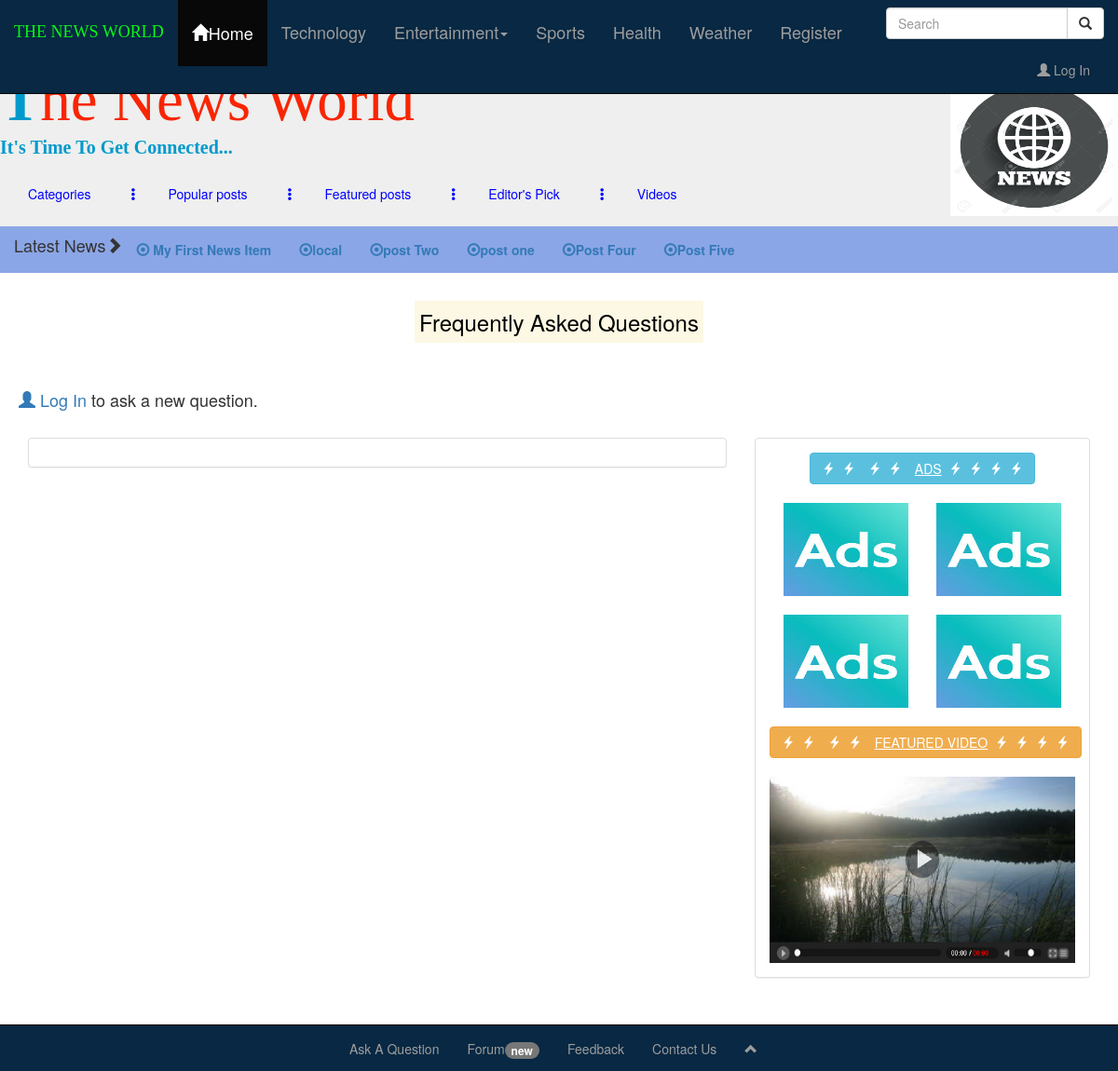
Before: /index.php/posts/questions with the older database file.
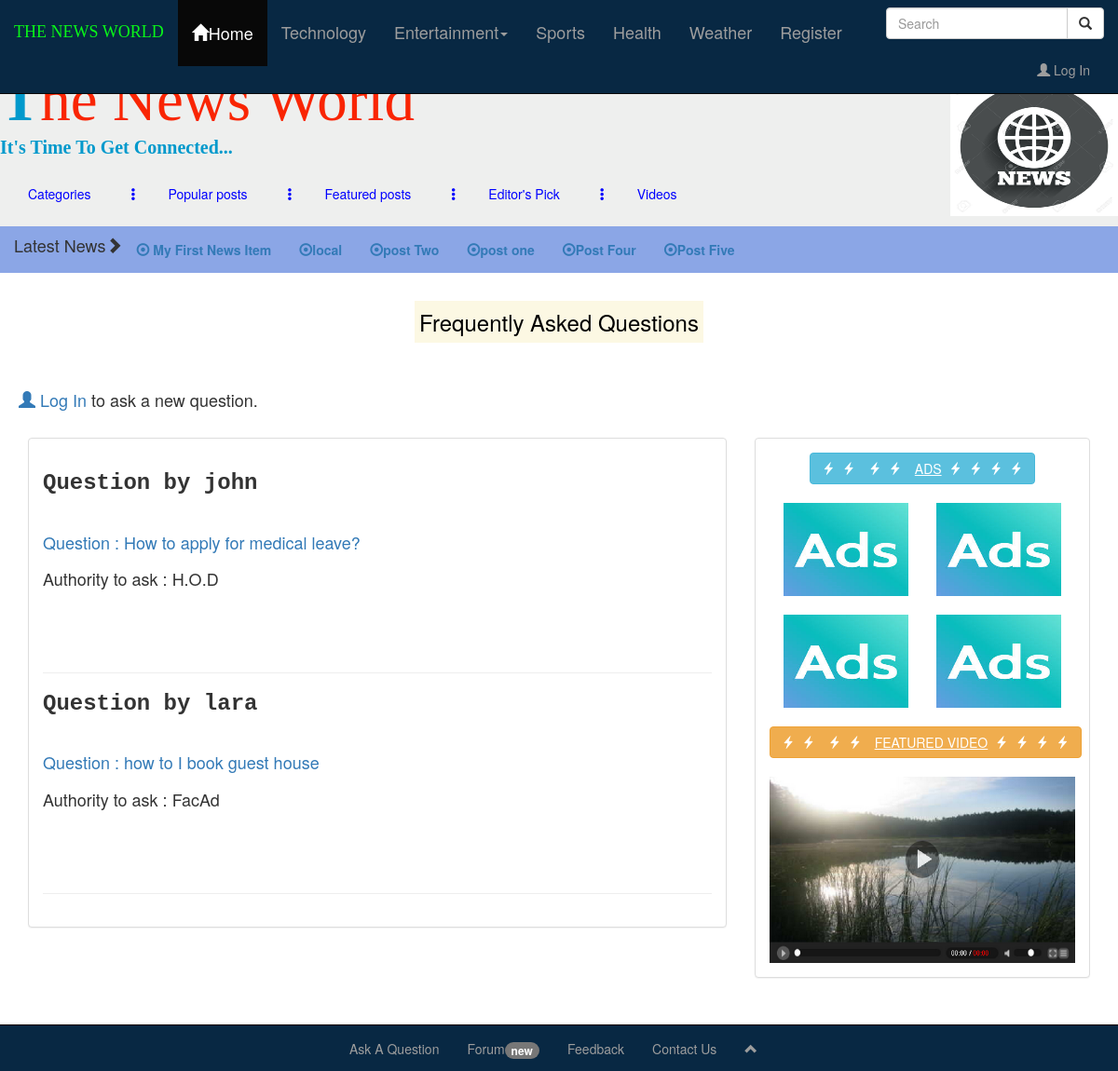
After: the same page with the newer database file.
### tables this page shows
CREATE TABLE IF NOT EXISTS `posts` (
  `id` int(11) NOT NULL AUTO_INCREMENT,
  `category_id` int(11) NOT NULL,
  `featured` int(11) NOT NULL DEFAULT '0',
  `user_id` int(11) NOT NULL,
  `views` int(11) NOT NULL DEFAULT '0',
  `comments` int(11) NOT NULL DEFAULT '0',
  `title` varchar(255) NOT NULL,
  `slug` varchar(255) NOT NULL,
  `post_image` varchar(255) NOT NULL DEFAULT 'noimage.jpg',
  `body` text NOT NULL,
  `created_at` timestamp NOT NULL DEFAULT CURRENT_TIMESTAMP,
  PRIMARY KEY (`id`)
);

CREATE TABLE IF NOT EXISTS `ask_a_question` (
  `id` int(11) NOT NULL AUTO_INCREMENT,
  `user_id` int(11) NOT NULL,
  `name` varchar(255) NOT NULL,
  `question` varchar(255) NOT NULL,
  `authority` varchar(255) NOT NULL,
  PRIMARY KEY (`id`)
);

### application/controllers/posts.php (called while the page is built, shortened)
<?php
   class Posts extends CI_Controller
   {
		public function questions(){
			$data['title'] = 'Frequently Asked Questions';
			$data['posts'] = $this->post_model->get_posts();
			$data['questions']=$this->post_model->get_questions(FALSE);
			$this->load->view('templates/header',$data);
			$this->load->view('ask_a_question/questions', $data);
			$this->load->view('templates/footer');
		}
 		}

### index.php (called while the page is built, shortened)
<?php
require_once BASEPATH.'core/CodeIgniter.php';

### application/models/post_model.php (called while the page is built, shortened)
<?php
   class Post_model extends CI_Model
   {
    public function get_posts($slug = FALSE, $limit = FALSE, $offset = FALSE)
   {
			if($slug == FALSE){
				$this->db->order_by('posts.id', 'DESC');
				$this->db->join('categories', 'categories.id = posts.category_id');
				$query = $this->db->get('posts');
				return $query->result_array();
   }
      $query = $this->db->get_where('posts', array('slug' => $slug));
   		return $query->row_array();
   	}
	public function get_questions($id=FALSE){
		if($id == FALSE){
				$this->db->order_by('id', 'DESC');
				$query = $this->db->get('ask_a_question');
				return $query->result_array();
   		}
      $query = $this->db->get_where('ask_a_question', array('id' => $id));
   		return $query->row_array();
	}
 }

### application/views/ask_a_question/questions.php (the view, shortened to what this page needs)
<h3 style="text-align: center; color:  #0CBD0D ;"><mark><?= $title?></mark></h3>
<br><br>
<?php if(!$this->session->userdata('logged_in')) : ?>
        <h4><a href="<?php echo base_url(); ?>users/login">&nbsp;<span class="glyphicon glyphicon-user"></span> Log In</a> to ask a new question.</h4><br>
<?php endif; ?>
<div class="container-fluid">
    <div class="row">
    <div class="col-sm-8 col-md-8 col-lg-8" >
    <div class="panel panel-default">
        <div class="panel-body">
<?php foreach($questions as $qs) : ?>
	<h3 style="font-family: courier;"><strong>Question by <?php echo $qs['name']; ?></strong></h3><br>
    <strong><h4><a href="<?php echo site_url('/posts/question/'.$qs['id']);?>"> Question : <?php echo $qs['question']; ?></a><br><br> Authority to ask : <?php echo $qs['authority']; ?></h4></strong><br>
	<br>
	<br><hr>
<?php endforeach; ?>
</div>
</div>
</div>
    <div class="col-sm-4 col-md-4 col-lg-4" >
    	<div class="panel panel-default">
        <div class="panel-body">
    	<div style="text-align: center;">
        <button type="button" class="btn btn-info" style="text-align: center;"><i class="glyphicon glyphicon-flash"></i>&nbsp;&nbsp;<i class="glyphicon glyphicon-flash">&nbsp;</i><i class="glyphicon glyphicon-flash"></i>&nbsp;&nbsp;<i class="glyphicon glyphicon-flash">&nbsp;</i><u>ADS</u>&nbsp;&nbsp;<i class="glyphicon glyphicon-flash"></i>&nbsp;&nbsp;<i class="glyphicon glyphicon-flash"></i>&nbsp;&nbsp;<i class="glyphicon glyphicon-flash"></i>&nbsp;&nbsp;<i class="glyphicon glyphicon-flash"></i></button>
        <br><br>
        <div class="col-sm-6 col-md-6 col-lg-6" >
        <img src="<?php echo base_url("assets/images/ads.png"); ?>" alt="no iamge" width="100%" height="100">
        </div>
        <div class="col-sm-6 col-md-6 col-lg-6" >
        <img src="<?php echo base_url("assets/images/ads.png"); ?>" alt="no iamge" width="100%" height="100">
        </div>
        <br>
        <div class="col-sm-6 col-md-6 col-lg-6" >
        <br>
        <img src="<?php echo base_url("assets/images/ads.png"); ?>" alt="no iamge" width="100%" height="100">
        </div>
        <div class="col-sm-6 col-md-6 col-lg-6" >
        <br>
        <img src="<?php echo base_url("assets/images/ads.png"); ?>" alt="no iamge" width="100%" height="100">
        <br><br>
        </div>
        <button type="button" class="btn btn-warning" style="text-align: center;"><i class="glyphicon glyphicon-flash"></i>&nbsp;&nbsp;<i class="glyphicon glyphicon-flash">&nbsp;</i><i class="glyphicon glyphicon-flash"></i>&nbsp;&nbsp;<i class="glyphicon glyphicon-flash">&nbsp;</i><u>FEATURED VIDEO</u>&nbsp;&nbsp;<i class="glyphicon glyphicon-flash"></i>&nbsp;&nbsp;<i class="glyphicon glyphicon-flash"></i>&nbsp;&nbsp;<i class="glyphicon glyphicon-flash"></i>&nbsp;&nbsp;<i class="glyphicon glyphicon-flash"></i></button>
        <br><br>
        <img src="<?php echo base_url("assets/images/video.png"); ?>" alt="no image" width="100%" height="200">
        </div>
   </div>
</div>
</div>
</div>
</div>

### application/views/templates/header.php (shortened to what this page needs)
<!DOCTYPE html>
<html lang="en">
<head>
  <link rel="stylesheet" href="https://maxcdn.bootstrapcdn.com/bootstrap/3.3.7/css/bootstrap.min.css">
  <link rel="stylesheet"  href="<?php echo base_url();?>/assets/css/style.css">
 </head>
 <body>
<div id="preloader">
  <div id="status">&nbsp;</div>
</div>
 <nav class="navbar navbar-inverse navbar-fixed-top" style="background-color:#082843">
  <div class="container-fluid">
    <div class="navbar-header">
        <a class="navbar-brand" href="<?php echo base_url(); ?>"><h4 style="color: #09F619 ;font-family:georgia;">THE NEWS WORLD</h4> </a>
    </div>
    <div class="collapse navbar-collapse" id="myNavbar" >
      <ul class="nav navbar-nav">
        <li class="active" ><a href="<?php echo base_url(); ?>" style="color:"><h4><span class="glyphicon glyphicon-home"></span>Home</h4></a></li>
        <li>
        <a href="<?php echo base_url(); ?>/category" style="color:; background-color:;" ><h4>Technology</h4></a>
        </li>
         <li class="dropdown">
        <a class="dropdown-toggle" data-toggle="dropdown" href="#" style="color:; background-color:;" ><h4>Entertainment<span class="caret"></span></h4></a>
        </li>
         <li>
        <a href="#" style="color:; background-color:;" ><h4>Sports</h4></a>
        </li>
         <li>
        <a href="#" style="color:; background-color:;" ><h4>Health</h4></a>
        </li>
         <li>
        <a href="#" style="color:; background-color:;" ><h4>Weather</h4></a>
        </li>
        <?php if(!$this->session->userdata('logged_in')) : ?>
         <li>
        <a href="<?php echo base_url(); ?>users/register" style="color:; background-color:;" ><h4>Register</h4></a>
        </li>
        <?php endif; ?>
     </ul>
     <?= form_open('posts/search',['class'=>'navbar-form navbar-right','role'=>'search']) ?>
      <div class="input-group">
        <input type="text" class="form-control" placeholder="Search" name="search">
        <div class="input-group-btn">
          <button class="btn btn-default" type="submit">
            <i class="glyphicon glyphicon-search"></i>
          </button>
        </div>
      </div>
      <?= form_close(); ?>
      <ul class="nav navbar-nav navbar-right">
        <?php if(!$this->session->userdata('logged_in')) : ?>
        <li class="dropdown">
          <a href="#" class="dropdown-toggle" data-toggle="dropdown"><span class="glyphicon glyphicon-user"></span> Log In</a>
        </li>
        <?php endif; ?>
      </ul>
    </div>
   </div>
  </nav>
 <div class="header_bottom">
        <img src="<?php echo base_url("assets/images/icon.jpg"); ?>" alt="no icon" align="right" width= "15%" height="150">
        <div class="logo_area"><a class="logo" href="#"><b>T</b>he News World <span><b>It's Time To Get Connected...</b></span></a>
 <div class="navbar-collapse collapse">
 <ul class="nav navbar-nav navbar-left">
      <li><a href="<?php echo base_url(); ?>categories"><p style="color: blue" >Categories &nbsp; &nbsp; &nbsp; &nbsp; &nbsp;<i class="glyphicon glyphicon-option-vertical"></i></p></a></li>
      <li><a href="<?php echo base_url(); ?>posts"><p style="color: blue" >Popular posts &nbsp; &nbsp; &nbsp; &nbsp; &nbsp;<i class="glyphicon glyphicon-option-vertical"></i></p></a></li>
      <li><a href="<?php echo base_url(); ?>posts/featured"><p style="color: blue" >Featured posts &nbsp; &nbsp; &nbsp; &nbsp; &nbsp;<i class="glyphicon glyphicon-option-vertical"></i></p></a></li>
      <li><a href="<?php echo base_url(); ?>posts/editor"><p style="color: blue" >Editor's Pick &nbsp; &nbsp; &nbsp; &nbsp; &nbsp;<i class="glyphicon glyphicon-option-vertical"></i></p></a></li>
      <li><a href="#"><p style="color: blue" >Videos </p></a></li>
    </ul>
   </div>
   </div>
  </div>
 <div class="navbar-collapse collapse" style="background-color: #8BA6E6">
       <ul class="nav navbar-nav navbar-left">
      <li> <p style="text-decoration-color: blue"><h4>Latest News<i class="glyphicon glyphicon-chevron-right"></i></h4></p></li>
        <li><a href="<?php echo base_url(); ?>/article"><span class="glyphicon glyphicon-record"></span><strong> My First News Item</strong></a></li>
      <?php foreach($posts as $post) : ?>
        <li><a href="<?php echo site_url('/posts/'.$post['slug']);?>"><span class="glyphicon glyphicon-record"></span><strong><?php echo $post['title']; ?></strong></a></li>
      <?php endforeach; ?>
      </ul>
    </div>
<div id="preloader">
  <div id="status">&nbsp;</div>
</div>
 <div class="container-fluid">

### application/views/templates/footer.php (shortened to what this page needs)
     </div>
     <br><br><br><br>
     <nav class="navbar navbar-inverse navbar-fixed-bottom" style="background-color:#082843">
  <div class="container-fluid">
    <div class="collapse navbar-collapse" id="myNavbar1" >
    <ul class="nav navbar-nav" style="position: absolute;left: 30%;right:30%">
      <li><a href="<?php echo base_url(); ?>posts/questions" >Ask A Question</a></li>
      <li><a href="<?php echo base_url(); ?>forum">Forum<span class="badge">new</span></a></li>
      <li><a href="#">Feedback</a></li>
      <li><a href="#">Contact Us</a></li>
       <li><a class="up-arrow" href="#" data-toggle="tooltip" title="TO TOP">
        <span class="glyphicon glyphicon-chevron-up"></span>
      </a></li>
    </ul>
    </div>
  </div>
  </nav>
  </body>
</html>

### application/views/templates/header.php (style rules this page uses)
.logo_area { width:100%;height: 15% display:inline;background-color: #EEEFEE }
.logo { font-size:65px; line-height:50px; font-family:georgia; color:#F92503; }
a.logo b { color:#09c }
.logo > span { font-size:20px; font-family:georgia;display:block }

Changed rows visible on the page:
added ask_a_question: name "john", question "How to apply for medical leave?", authority "H.O.D"
added ask_a_question: name "lara", question "how to I book guest house", authority "FacAd"
